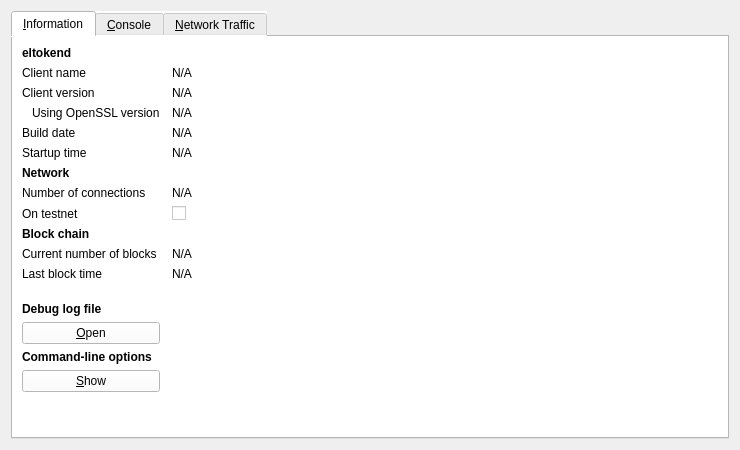
<?xml version="1.0" encoding="UTF-8"?>
<ui version="4.0">
 <class>RPCConsole</class>
 <widget class="QDialog" name="RPCConsole">
  <property name="geometry">
   <rect>
    <x>0</x>
    <y>0</y>
    <width>740</width>
    <height>450</height>
   </rect>
  </property>
  <property name="windowTitle">
   <string>Eltoken - Debug window</string>
  </property>
  <layout class="QVBoxLayout" name="verticalLayout_2">
   <item>
    <widget class="QTabWidget" name="tabWidget">
     <property name="styleSheet">
      <string notr="true">background-color: rgb(255, 255, 255);</string>
     </property>
     <property name="currentIndex">
      <number>0</number>
     </property>
     <widget class="QWidget" name="tab_info">
      <attribute name="title">
       <string>&amp;Information</string>
      </attribute>
      <layout class="QGridLayout" name="gridLayout" columnstretch="0,1">
       <property name="horizontalSpacing">
        <number>12</number>
       </property>
       <item row="0" column="0">
        <widget class="QLabel" name="label_9">
         <property name="font">
          <font>
           <weight>75</weight>
           <bold>true</bold>
          </font>
         </property>
         <property name="text">
          <string>eltokend</string>
         </property>
        </widget>
       </item>
       <item row="1" column="0">
        <widget class="QLabel" name="label_5">
         <property name="text">
          <string>Client name</string>
         </property>
        </widget>
       </item>
       <item row="1" column="1">
        <widget class="QLabel" name="clientName">
         <property name="cursor">
          <cursorShape>IBeamCursor</cursorShape>
         </property>
         <property name="text">
          <string>N/A</string>
         </property>
         <property name="textFormat">
          <enum>Qt::PlainText</enum>
         </property>
         <property name="textInteractionFlags">
          <set>Qt::LinksAccessibleByMouse|Qt::TextSelectableByKeyboard|Qt::TextSelectableByMouse</set>
         </property>
        </widget>
       </item>
       <item row="2" column="0">
        <widget class="QLabel" name="label_6">
         <property name="text">
          <string>Client version</string>
         </property>
        </widget>
       </item>
       <item row="2" column="1">
        <widget class="QLabel" name="clientVersion">
         <property name="cursor">
          <cursorShape>IBeamCursor</cursorShape>
         </property>
         <property name="text">
          <string>N/A</string>
         </property>
         <property name="textFormat">
          <enum>Qt::PlainText</enum>
         </property>
         <property name="textInteractionFlags">
          <set>Qt::LinksAccessibleByMouse|Qt::TextSelectableByKeyboard|Qt::TextSelectableByMouse</set>
         </property>
        </widget>
       </item>
       <item row="3" column="0">
        <widget class="QLabel" name="label_14">
         <property name="text">
          <string>Using OpenSSL version</string>
         </property>
         <property name="indent">
          <number>10</number>
         </property>
        </widget>
       </item>
       <item row="3" column="1">
        <widget class="QLabel" name="openSSLVersion">
         <property name="cursor">
          <cursorShape>IBeamCursor</cursorShape>
         </property>
         <property name="text">
          <string>N/A</string>
         </property>
         <property name="textFormat">
          <enum>Qt::PlainText</enum>
         </property>
         <property name="textInteractionFlags">
          <set>Qt::LinksAccessibleByMouse|Qt::TextSelectableByKeyboard|Qt::TextSelectableByMouse</set>
         </property>
        </widget>
       </item>
       <item row="4" column="0">
        <widget class="QLabel" name="label_12">
         <property name="text">
          <string>Build date</string>
         </property>
        </widget>
       </item>
       <item row="4" column="1">
        <widget class="QLabel" name="buildDate">
         <property name="cursor">
          <cursorShape>IBeamCursor</cursorShape>
         </property>
         <property name="text">
          <string>N/A</string>
         </property>
         <property name="textFormat">
          <enum>Qt::PlainText</enum>
         </property>
         <property name="textInteractionFlags">
          <set>Qt::LinksAccessibleByMouse|Qt::TextSelectableByKeyboard|Qt::TextSelectableByMouse</set>
         </property>
        </widget>
       </item>
       <item row="5" column="0">
        <widget class="QLabel" name="label_13">
         <property name="text">
          <string>Startup time</string>
         </property>
        </widget>
       </item>
       <item row="5" column="1">
        <widget class="QLabel" name="startupTime">
         <property name="cursor">
          <cursorShape>IBeamCursor</cursorShape>
         </property>
         <property name="text">
          <string>N/A</string>
         </property>
         <property name="textFormat">
          <enum>Qt::PlainText</enum>
         </property>
         <property name="textInteractionFlags">
          <set>Qt::LinksAccessibleByMouse|Qt::TextSelectableByKeyboard|Qt::TextSelectableByMouse</set>
         </property>
        </widget>
       </item>
       <item row="6" column="0">
        <widget class="QLabel" name="label_11">
         <property name="font">
          <font>
           <weight>75</weight>
           <bold>true</bold>
          </font>
         </property>
         <property name="text">
          <string>Network</string>
         </property>
        </widget>
       </item>
       <item row="7" column="0">
        <widget class="QLabel" name="label_7">
         <property name="text">
          <string>Number of connections</string>
         </property>
        </widget>
       </item>
       <item row="7" column="1">
        <widget class="QLabel" name="numberOfConnections">
         <property name="cursor">
          <cursorShape>IBeamCursor</cursorShape>
         </property>
         <property name="text">
          <string>N/A</string>
         </property>
         <property name="textFormat">
          <enum>Qt::PlainText</enum>
         </property>
         <property name="textInteractionFlags">
          <set>Qt::LinksAccessibleByMouse|Qt::TextSelectableByKeyboard|Qt::TextSelectableByMouse</set>
         </property>
        </widget>
       </item>
       <item row="8" column="0">
        <widget class="QLabel" name="label_8">
         <property name="text">
          <string>On testnet</string>
         </property>
        </widget>
       </item>
       <item row="8" column="1">
        <widget class="QCheckBox" name="isTestNet">
         <property name="enabled">
          <bool>false</bool>
         </property>
         <property name="text">
          <string/>
         </property>
        </widget>
       </item>
       <item row="9" column="0">
        <widget class="QLabel" name="label_10">
         <property name="font">
          <font>
           <weight>75</weight>
           <bold>true</bold>
          </font>
         </property>
         <property name="text">
          <string>Block chain</string>
         </property>
        </widget>
       </item>
       <item row="10" column="0">
        <widget class="QLabel" name="label_3">
         <property name="text">
          <string>Current number of blocks</string>
         </property>
        </widget>
       </item>
       <item row="10" column="1">
        <widget class="QLabel" name="numberOfBlocks">
         <property name="cursor">
          <cursorShape>IBeamCursor</cursorShape>
         </property>
         <property name="text">
          <string>N/A</string>
         </property>
         <property name="textFormat">
          <enum>Qt::PlainText</enum>
         </property>
         <property name="textInteractionFlags">
          <set>Qt::LinksAccessibleByMouse|Qt::TextSelectableByKeyboard|Qt::TextSelectableByMouse</set>
         </property>
        </widget>
       </item>
       <item row="11" column="0">
        <widget class="QLabel" name="label_2">
         <property name="text">
          <string>Last block time</string>
         </property>
        </widget>
       </item>
       <item row="11" column="1">
        <widget class="QLabel" name="lastBlockTime">
         <property name="cursor">
          <cursorShape>IBeamCursor</cursorShape>
         </property>
         <property name="text">
          <string>N/A</string>
         </property>
         <property name="textFormat">
          <enum>Qt::PlainText</enum>
         </property>
         <property name="textInteractionFlags">
          <set>Qt::LinksAccessibleByMouse|Qt::TextSelectableByKeyboard|Qt::TextSelectableByMouse</set>
         </property>
        </widget>
       </item>
       <item row="12" column="0">
        <spacer name="verticalSpacer_2">
         <property name="orientation">
          <enum>Qt::Vertical</enum>
         </property>
         <property name="sizeHint" stdset="0">
          <size>
           <width>20</width>
           <height>20</height>
          </size>
         </property>
        </spacer>
       </item>
       <item row="13" column="0">
        <widget class="QLabel" name="labelDebugLogfile">
         <property name="font">
          <font>
           <weight>75</weight>
           <bold>true</bold>
          </font>
         </property>
         <property name="text">
          <string>Debug log file</string>
         </property>
        </widget>
       </item>
       <item row="14" column="0">
        <widget class="QPushButton" name="openDebugLogfileButton">
         <property name="toolTip">
          <string>Open the Eltoken debug log file from the current data directory. This can take a few seconds for large log files.</string>
         </property>
         <property name="text">
          <string>&amp;Open</string>
         </property>
         <property name="autoDefault">
          <bool>false</bool>
         </property>
        </widget>
       </item>
       <item row="15" column="0">
        <widget class="QLabel" name="labelCLOptions">
         <property name="font">
          <font>
           <weight>75</weight>
           <bold>true</bold>
          </font>
         </property>
         <property name="text">
          <string>Command-line options</string>
         </property>
        </widget>
       </item>
       <item row="16" column="0">
        <widget class="QPushButton" name="showCLOptionsButton">
         <property name="toolTip">
          <string>Show the Eltoken help message to get a list with possible Eltoken command-line options.</string>
         </property>
         <property name="text">
          <string>&amp;Show</string>
         </property>
         <property name="autoDefault">
          <bool>false</bool>
         </property>
        </widget>
       </item>
       <item row="17" column="0">
        <spacer name="verticalSpacer">
         <property name="orientation">
          <enum>Qt::Vertical</enum>
         </property>
         <property name="sizeHint" stdset="0">
          <size>
           <width>20</width>
           <height>40</height>
          </size>
         </property>
        </spacer>
       </item>
      </layout>
     </widget>
     <widget class="QWidget" name="tab_console">
      <attribute name="title">
       <string>&amp;Console</string>
      </attribute>
      <layout class="QVBoxLayout" name="verticalLayout_3">
       <property name="spacing">
        <number>3</number>
       </property>
       <item>
        <widget class="QTextEdit" name="messagesWidget">
         <property name="minimumSize">
          <size>
           <width>0</width>
           <height>100</height>
          </size>
         </property>
         <property name="readOnly">
          <bool>true</bool>
         </property>
         <property name="tabKeyNavigation" stdset="0">
          <bool>false</bool>
         </property>
         <property name="columnCount" stdset="0">
          <number>2</number>
         </property>
        </widget>
       </item>
       <item>
        <layout class="QHBoxLayout" name="horizontalLayout">
         <item>
          <widget class="QLabel" name="label">
           <property name="text">
            <string notr="true">&gt;</string>
           </property>
          </widget>
         </item>
         <item>
          <widget class="QLineEdit" name="lineEdit"/>
         </item>
         <item>
          <widget class="QPushButton" name="clearButton">
           <property name="toolTip">
            <string>Clear console</string>
           </property>
           <property name="text">
            <string/>
           </property>
           <property name="icon">
            <iconset resource="../eltoken.qrc">
             <normaloff>:/icons/remove</normaloff>:/icons/remove</iconset>
           </property>
           <property name="shortcut">
            <string notr="true">Ctrl+L</string>
           </property>
           <property name="autoDefault">
            <bool>false</bool>
           </property>
          </widget>
         </item>
        </layout>
       </item>
      </layout>
     </widget>
     <widget class="QWidget" name="tab">
      <attribute name="title">
       <string>&amp;Network Traffic</string>
      </attribute>
      <layout class="QHBoxLayout" name="horizontalLayout_3">
       <item>
        <layout class="QVBoxLayout" name="verticalLayout_4">
         <item>
          <widget class="TrafficGraphWidget" name="trafficGraph" native="true">
           <property name="sizePolicy">
            <sizepolicy hsizetype="Expanding" vsizetype="Expanding">
             <horstretch>0</horstretch>
             <verstretch>0</verstretch>
            </sizepolicy>
           </property>
          </widget>
         </item>
         <item>
          <layout class="QHBoxLayout" name="horizontalLayout_2">
           <item>
            <widget class="QSlider" name="sldGraphRange">
             <property name="minimum">
              <number>1</number>
             </property>
             <property name="maximum">
              <number>288</number>
             </property>
             <property name="pageStep">
              <number>12</number>
             </property>
             <property name="value">
              <number>6</number>
             </property>
             <property name="orientation">
              <enum>Qt::Horizontal</enum>
             </property>
            </widget>
           </item>
           <item>
            <widget class="QLabel" name="lblGraphRange">
             <property name="minimumSize">
              <size>
               <width>100</width>
               <height>0</height>
              </size>
             </property>
             <property name="alignment">
              <set>Qt::AlignCenter</set>
             </property>
            </widget>
           </item>
           <item>
            <widget class="QPushButton" name="btnClearTrafficGraph">
             <property name="text">
              <string>&amp;Clear</string>
             </property>
            </widget>
           </item>
          </layout>
         </item>
        </layout>
       </item>
       <item>
        <layout class="QVBoxLayout" name="verticalLayout">
         <item>
          <widget class="QGroupBox" name="groupBox">
           <property name="title">
            <string>Totals</string>
           </property>
           <layout class="QVBoxLayout" name="verticalLayout_5">
            <item>
             <layout class="QHBoxLayout" name="horizontalLayout_4">
              <item>
               <widget class="QLabel" name="label_In">
                <property name="minimumSize">
                 <size>
                  <width>10</width>
                  <height>0</height>
                 </size>
                </property>
               </widget>
              </item>
              <item>
               <widget class="QLabel" name="label_16">
                <property name="text">
                 <string>In:</string>
                </property>
               </widget>
              </item>
              <item>
               <widget class="QLabel" name="lblBytesIn">
                <property name="minimumSize">
                 <size>
                  <width>50</width>
                  <height>0</height>
                 </size>
                </property>
                <property name="alignment">
                 <set>Qt::AlignRight|Qt::AlignTrailing|Qt::AlignVCenter</set>
                </property>
               </widget>
              </item>
             </layout>
            </item>
            <item>
             <layout class="QHBoxLayout" name="horizontalLayout_5">
              <item>
               <widget class="QLabel" name="label_Out">
                <property name="minimumSize">
                 <size>
                  <width>10</width>
                  <height>0</height>
                 </size>
                </property>
               </widget>
              </item>
              <item>
               <widget class="QLabel" name="label_17">
                <property name="text">
                 <string>Out:</string>
                </property>
               </widget>
              </item>
              <item>
               <widget class="QLabel" name="lblBytesOut">
                <property name="minimumSize">
                 <size>
                  <width>50</width>
                  <height>0</height>
                 </size>
                </property>
                <property name="alignment">
                 <set>Qt::AlignRight|Qt::AlignTrailing|Qt::AlignVCenter</set>
                </property>
               </widget>
              </item>
             </layout>
            </item>
            <item>
             <spacer name="verticalSpacer_4">
              <property name="orientation">
               <enum>Qt::Vertical</enum>
              </property>
              <property name="sizeHint" stdset="0">
               <size>
                <width>20</width>
                <height>407</height>
               </size>
              </property>
             </spacer>
            </item>
           </layout>
          </widget>
         </item>
        </layout>
       </item>
      </layout>
     </widget>
    </widget>
   </item>
  </layout>
 </widget>
 <customwidgets>
  <customwidget>
   <class>TrafficGraphWidget</class>
   <extends>QWidget</extends>
   <header>trafficgraphwidget.h</header>
   <container>1</container>
   <slots>
    <slot>clear()</slot>
   </slots>
  </customwidget>
 </customwidgets>
 <resources>
  <include location="../eltoken.qrc"/>
 </resources>
 <connections/>
</ui>
